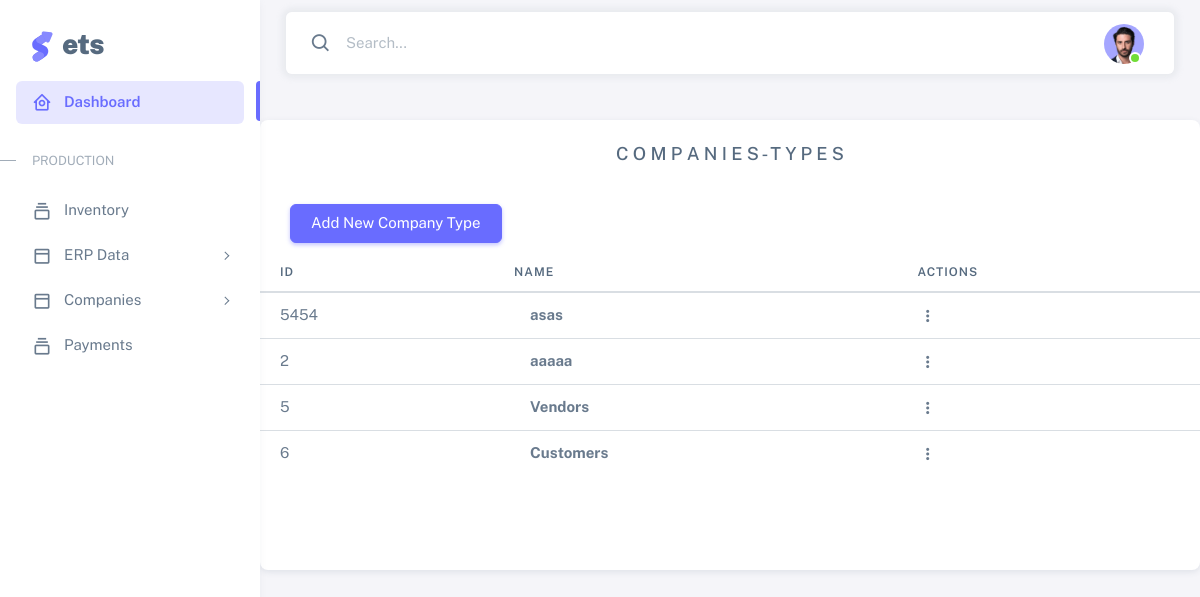
Page /company_category on the committed database.
### base/models.py (models this page shows)
class com_category(models.Model):
    com_category_id     =models.TextField(unique=True)
    com_category_name   =models.TextField()

### base/views.py (the view, shortened to what this page needs)
# urls.py: path('company_category',views.com_cat_Page, name='company_category'),
def com_cat_Page(request):
    data = com_category.objects.all()
    context = {'company_category':data}
    return render(request, 'company_category.html', context)

### templates/company_category.html (shortened to what this page needs)
{% extends 'index.html' %}
{% block content %}
   <br><br>
        <div class="card"; margin: 0%;>
            <h5 class="card-header" style="text-align: center;"> C O M P A N I E S - T Y P E S </h5>
        <div class="col-lg-4 col-md-6" style="padding-left: 30px; padding-bottom: 10px;">
            <div class="mt-3" >
            <button
                type="button"
                class="btn btn-primary"
                data-bs-toggle="modal"
                data-bs-target="#basicModal"
                >
            Add New Company Type
            </button>
            </div>
        </div>
            <div class="table-responsive text-nowrap" style="padding-bottom: 10%; "">
            <table class="table table-hover" style="padding-bottom: 30px">
                <thead>
                <tr>
                    <th>Id</th>
                    <th>Name</th>
                    <th>Actions</th>
                </tr>
                </thead>
                <tbody class="table-border-bottom-0">
                {% for c in company_category %}
                <tr>
                    <td>{{c.com_category_id}}</td>
                    <td> <strong>{{c.com_category_name}}</strong></td>
                    <td>
                        <div class="dropdown">
                            <button type="button" class="btn p-0 dropdown-toggle hide-arrow" data-bs-toggle="dropdown">
                            <i class="bx bx-dots-vertical-rounded"></i>
                            </button>
                        </div>
                        </td>
                </tr>
                {% endfor %}
                </tbody>
            </table>
            </div>
        </div>
{% endblock %}

### rows in the picture
com_category: com_category_id "5454", com_category_name "asas"
com_category: com_category_id "2", com_category_name "aaaaa"
com_category: com_category_id "5", com_category_name "Vendors"
com_category: com_category_id "6", com_category_name "Customers"
